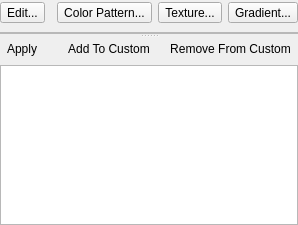
<ui version="4.0" >
 <comment>*********************************************************************
**
** Copyright (C) 1992-2007 Trolltech ASA. All rights reserved.
**
** This file is part of the Qt Designer of the Qt Toolkit.
**
** This file may be used under the terms of the GNU General Public
** License version 2.0 as published by the Free Software Foundation
** and appearing in the file LICENSE.GPL included in the packaging of
** this file.  Please review the following information to ensure GNU
** General Public Licensing requirements will be met:
** http://trolltech.com/products/qt/licenses/licensing/opensource/
**
** If you are unsure which license is appropriate for your use, please
** review the following information:
** http://trolltech.com/products/qt/licenses/licensing/licensingoverview
** or contact the sales department at sales@trolltech.com.
**
** In addition, as a special exception, Trolltech gives you certain
** additional rights. These rights are described in the Trolltech GPL
** Exception version 1.0, which can be found at
** http://www.trolltech.com/products/qt/gplexception/ and in the file
** GPL_EXCEPTION.txt in this package.
**
** In addition, as a special exception, Trolltech, as the sole copyright
** holder for Qt Designer, grants users of the Qt/Eclipse Integration
** plug-in the right for the Qt/Eclipse Integration to link to
** functionality provided by Qt Designer and its related libraries.
**
** Trolltech reserves all rights not expressly granted herein.
**
** This file is provided AS IS with NO WARRANTY OF ANY KIND, INCLUDING THE
** WARRANTY OF DESIGN, MERCHANTABILITY AND FITNESS FOR A PARTICULAR PURPOSE.
**
*********************************************************************</comment>
 <class>qdesigner_internal::QtBrushEditor</class>
 <widget class="QWidget" name="qdesigner_internal::QtBrushEditor" >
  <property name="geometry" >
   <rect>
    <x>0</x>
    <y>0</y>
    <width>172</width>
    <height>177</height>
   </rect>
  </property>
  <property name="windowTitle" >
   <string>Form</string>
  </property>
  <layout class="QVBoxLayout" >
   <property name="margin" >
    <number>0</number>
   </property>
   <property name="spacing" >
    <number>6</number>
   </property>
   <item>
    <widget class="QSplitter" name="splitter" >
     <property name="orientation" >
      <enum>Qt::Vertical</enum>
     </property>
     <widget class="QWidget" name="topLayoutWidget" >
      <layout class="QGridLayout" >
       <property name="margin" >
        <number>0</number>
       </property>
       <property name="spacing" >
        <number>6</number>
       </property>
       <item row="0" column="0" >
        <widget class="QToolButton" name="editToolButton" >
         <property name="text" >
          <string>Edit...</string>
         </property>
        </widget>
       </item>
       <item row="0" column="4" >
        <widget class="QToolButton" name="gradientToolButton" >
         <property name="toolTip" >
          <string>Edit Gradient</string>
         </property>
         <property name="text" >
          <string>Gradient...</string>
         </property>
        </widget>
       </item>
       <item row="0" column="1" >
        <spacer>
         <property name="orientation" >
          <enum>Qt::Horizontal</enum>
         </property>
         <property name="sizeHint" >
          <size>
           <width>40</width>
           <height>26</height>
          </size>
         </property>
        </spacer>
       </item>
       <item row="1" column="0" colspan="5" >
        <widget class="QFrame" name="frame" >
         <property name="frameShape" >
          <enum>QFrame::StyledPanel</enum>
         </property>
         <property name="frameShadow" >
          <enum>QFrame::Raised</enum>
         </property>
         <layout class="QVBoxLayout" >
          <property name="margin" >
           <number>0</number>
          </property>
          <property name="spacing" >
           <number>6</number>
          </property>
          <item>
           <widget class="qdesigner_internal::QtBrushWidget" name="brushWidget" />
          </item>
         </layout>
        </widget>
       </item>
       <item row="0" column="2" >
        <widget class="QToolButton" name="patternToolButton" >
         <property name="toolTip" >
          <string>Edit Color Pattern</string>
         </property>
         <property name="text" >
          <string>Color Pattern...</string>
         </property>
        </widget>
       </item>
       <item row="0" column="3" >
        <widget class="QToolButton" name="textureToolButton" >
         <property name="toolTip" >
          <string>Edit Texture</string>
         </property>
         <property name="text" >
          <string>Texture...</string>
         </property>
        </widget>
       </item>
      </layout>
     </widget>
     <widget class="QWidget" name="bottomLayoutWidget" >
      <layout class="QGridLayout" >
       <property name="margin" >
        <number>0</number>
       </property>
       <property name="spacing" >
        <number>6</number>
       </property>
       <item row="1" column="0" colspan="4" >
        <widget class="QListWidget" name="listWidget" >
         <property name="minimumSize" >
          <size>
           <width>0</width>
           <height>160</height>
          </size>
         </property>
        </widget>
       </item>
       <item row="0" column="3" >
        <widget class="QToolButton" name="removeButton" >
         <property name="toolTip" >
          <string>Remove From Custom</string>
         </property>
         <property name="text" >
          <string>Remove From Custom</string>
         </property>
         <property name="autoRaise" >
          <bool>true</bool>
         </property>
        </widget>
       </item>
       <item row="0" column="1" >
        <spacer>
         <property name="orientation" >
          <enum>Qt::Horizontal</enum>
         </property>
         <property name="sizeHint" >
          <size>
           <width>92</width>
           <height>20</height>
          </size>
         </property>
        </spacer>
       </item>
       <item row="0" column="2" >
        <widget class="QToolButton" name="addToCustomButton" >
         <property name="toolTip" >
          <string>Add To Custom</string>
         </property>
         <property name="text" >
          <string>Add To Custom</string>
         </property>
         <property name="autoRaise" >
          <bool>true</bool>
         </property>
        </widget>
       </item>
       <item row="0" column="0" >
        <widget class="QToolButton" name="applyButton" >
         <property name="toolTip" >
          <string>Apply Custom</string>
         </property>
         <property name="text" >
          <string>Apply</string>
         </property>
         <property name="autoRaise" >
          <bool>true</bool>
         </property>
        </widget>
       </item>
      </layout>
     </widget>
    </widget>
   </item>
  </layout>
 </widget>
 <customwidgets>
  <customwidget>
   <class>qdesigner_internal::QtBrushWidget</class>
   <extends>QFrame</extends>
   <header>qtbrushwidget.h</header>
  </customwidget>
 </customwidgets>
 <tabstops>
  <tabstop>patternToolButton</tabstop>
  <tabstop>textureToolButton</tabstop>
  <tabstop>gradientToolButton</tabstop>
 </tabstops>
 <resources/>
 <connections/>
</ui>
